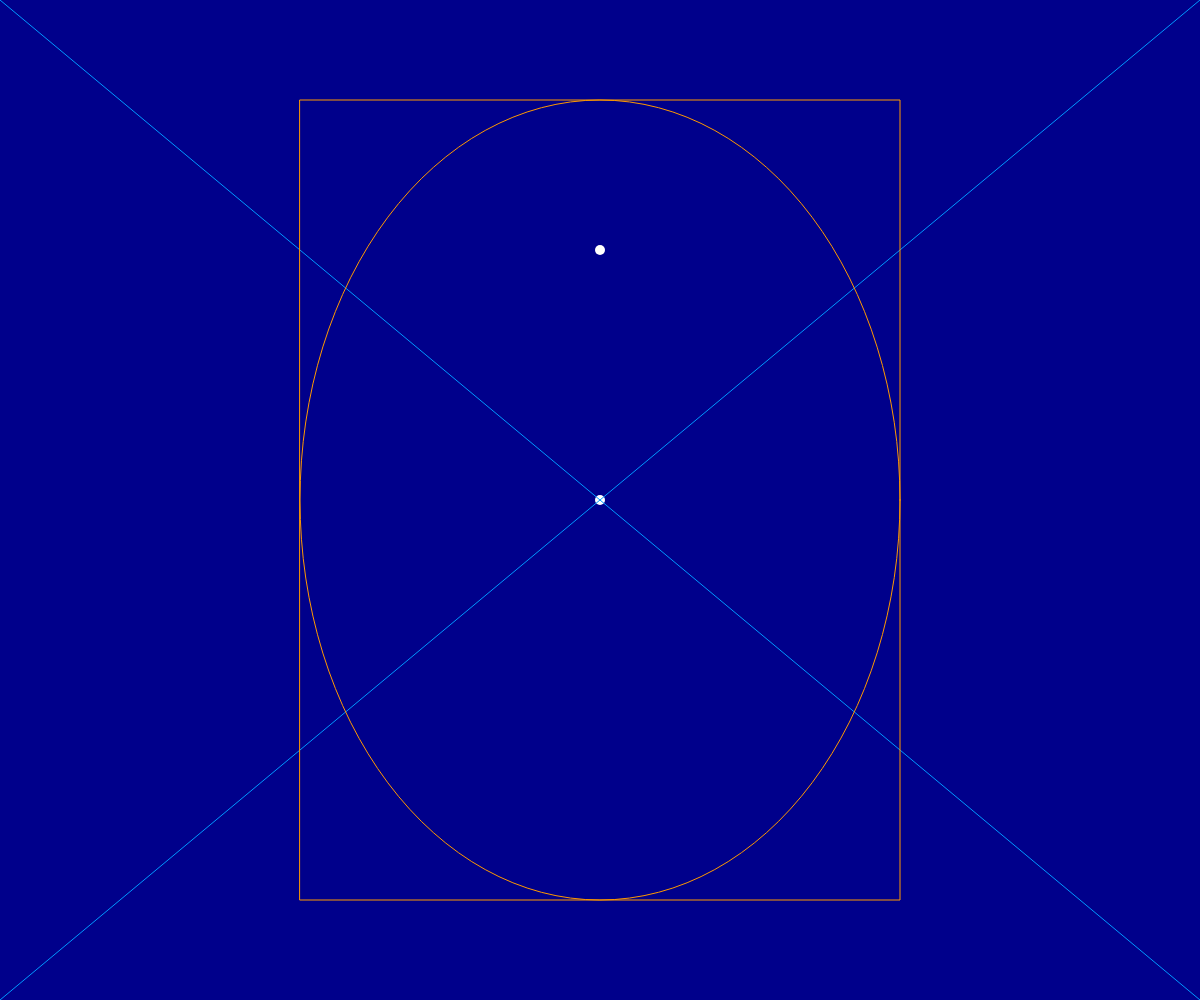
Frame 1 (no input)
Frame 60 (no input): identical to frame 1, image omitted
Frame 120 (the mouse pressed at the canvas centre since frame 60): identical to frame 1, image omitted

The p5.js sketch that drew this single still picture (run headless with seeded random() and noise() and a simulated clock; from frame 60 on, the mouse is pressed at the canvas centre):

// p5.js sketch
// ── sketch.js
// One-time initialisation at program start
function setup() {
  createCanvas(windowWidth, windowHeight);
  print(`Canvas size is ${width}x${height}`);
}

// Called once per frame
function draw() {
  // Paint a black background (will completely erase the canvas)
  background("darkblue");
  noFill();

  // Two white dots
  stroke("white");
  strokeWeight(10);
  point(width * 0.5, height * 0.5);
  point(width * 0.5, height * 0.25);

  // A blue line
  strokeWeight(1);
  stroke("#0099FF");
  line(0, 0, width, height);
  line(0, height, width, 0);

  // An orange rectangle
  stroke(255, 153, 0);
  rect(width * 0.25, height * 0.1, width * 0.5, height * 0.8);
  ellipse(width / 2, height / 2, width * 0.5, height * 0.8);
}

function windowResized() {
  resizeCanvas(windowWidth, windowHeight);
}
